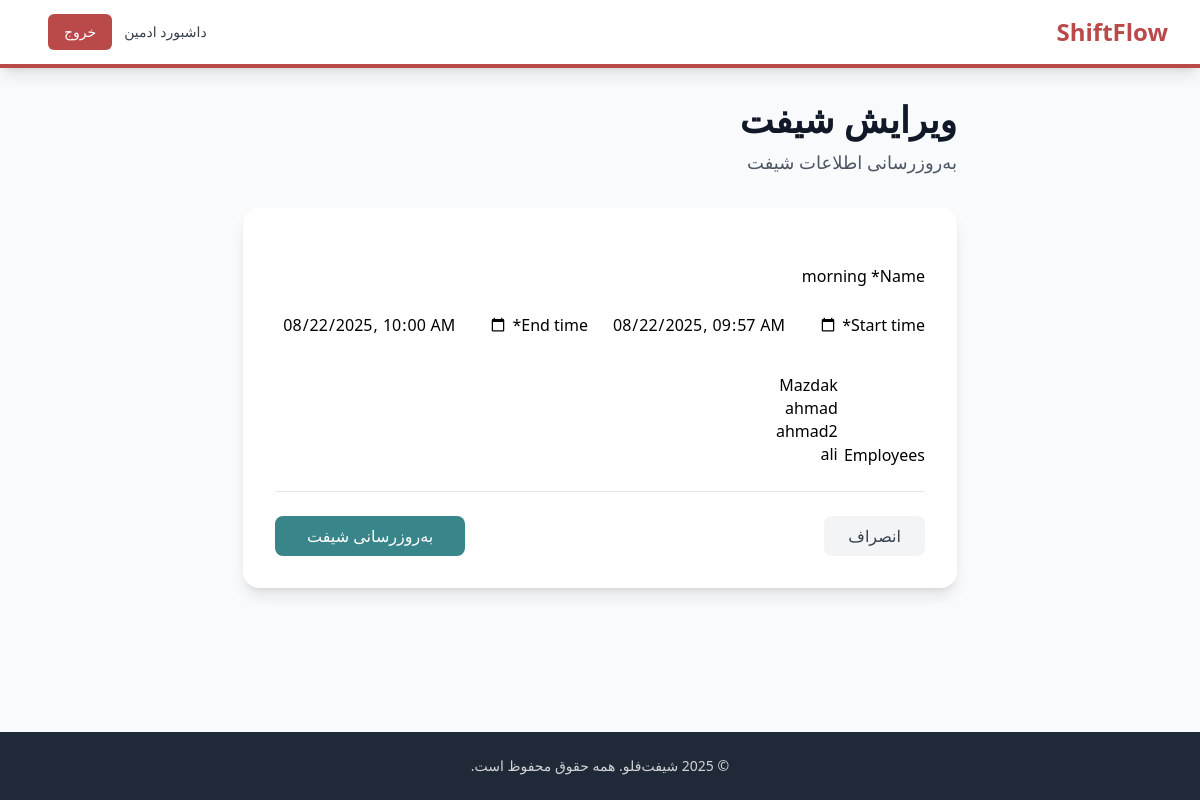
The app's page /admin-dashboard/shifts/1/update/ (signed in) with its own data.
### core/models.py (models this page shows, shortened)
class Shift(models.Model):
    name = models.CharField(max_length=100)
    start_time = models.DateTimeField()
    end_time = models.DateTimeField()
    employees = models.ManyToManyField(Employee, related_name='shifts', blank=True)
    created_at = models.DateTimeField(auto_now_add=True)
    updated_at = models.DateTimeField(auto_now=True)
    class Meta:
        ordering = ['start_time']

### admin_dashboard/views.py (the view, shortened to what this page needs)
# urls.py: path('shifts/<int:pk>/update/', views.ShiftUpdateView.as_view(), name='shift_update'),
class ShiftUpdateView(LoginRequiredMixin, UserPassesTestMixin, UpdateView):
    model = Shift
    form_class = ShiftForm
    template_name = 'admin_dashboard/shift_form.html'
    success_url = reverse_lazy('admin_dashboard:shift_list')
    def test_func(self):
        return self.request.user.is_staff

### admin_dashboard/forms.py
class ShiftForm(forms.ModelForm):
    class Meta:
        model = Shift
        fields = ['name', 'start_time', 'end_time', 'employees']
        widgets = {
            'start_time': forms.DateTimeInput(attrs={'type': 'datetime-local'}),
            'end_time': forms.DateTimeInput(attrs={'type': 'datetime-local'}),
        }

### core/models.py (called while the page is built)
    def __str__(self):
        return self.name

### templates/admin_dashboard/shift_form.html (shortened to what this page needs)
{% extends "base.html" %}
{% load crispy_forms_tags %}
{% block content %}
<div class="max-w-3xl mx-auto">
  <div class="mb-8">
    <h1 class="text-4xl font-bold text-gray-900 mb-2">
      {% if object %}ویرایش شیفت{% else %}ایجاد شیفت جدید{% endif %}
    </h1>
    <p class="text-lg text-gray-600">
      {% if object %}به‌روزرسانی اطلاعات شیفت{% else %}زمان‌بندی شیفت جدید{% endif %}
    </p>
  </div>
  <div class="bg-white rounded-2xl shadow-lg p-8">
    <form method="post" class="space-y-6">
      <div>{{ form.name|as_crispy_field }}</div>
      <div class="grid md:grid-cols-2 gap-6">
        <div>{{ form.start_time|as_crispy_field }}</div>
        <div>{{ form.end_time|as_crispy_field }}</div>
      </div>
      <div>{{ form.employees|as_crispy_field }}</div>
      <div class="flex items-center justify-between pt-6 border-t border-gray-200">
        <a href="{% url 'admin_dashboard:shift_list' %}" class="bg-gray-100 text-gray-700 px-6 py-2 rounded-lg hover:bg-gray-200 transition-colors font-medium">
          انصراف
        </a>
        <button type="submit" class="bg-pomodoro-blue text-white px-8 py-2 rounded-lg hover:bg-blue-700 transition-colors font-medium">
          {% if object %}به‌روزرسانی شیفت{% else %}ایجاد شیفت{% endif %}
        </button>
      </div>
    </form>
  </div>
</div>
{% endblock %}

### records on screen
Shift: name "morning", start_time "08/22/2025 09:57", end_time "08/22/2025 10:00"
